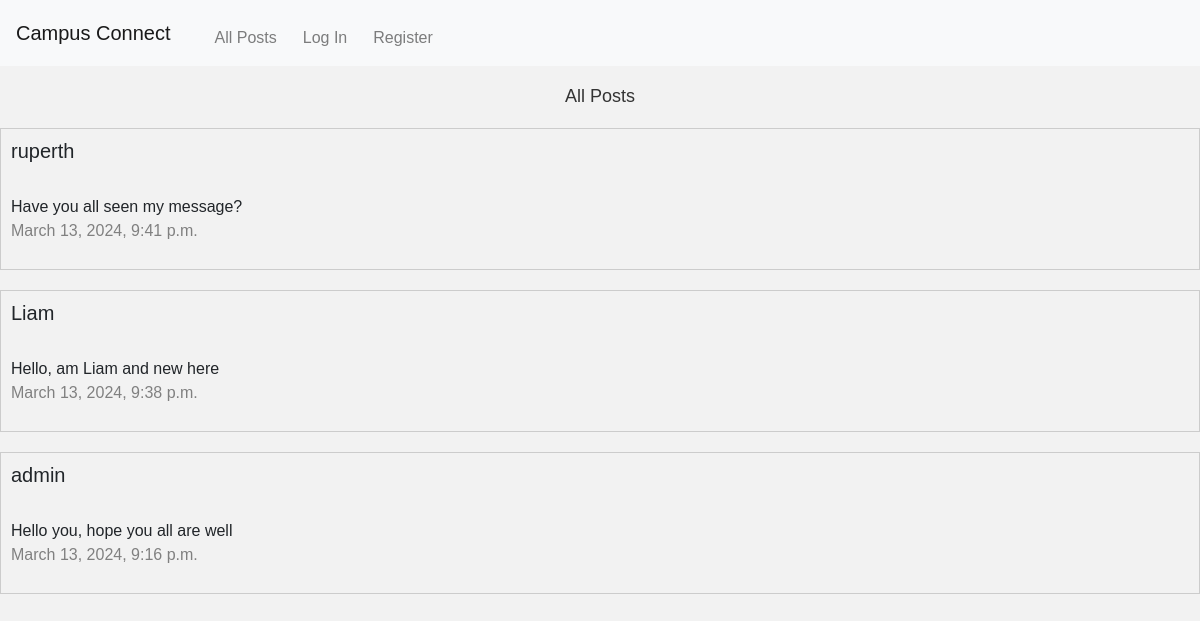
The app's page /, older data.
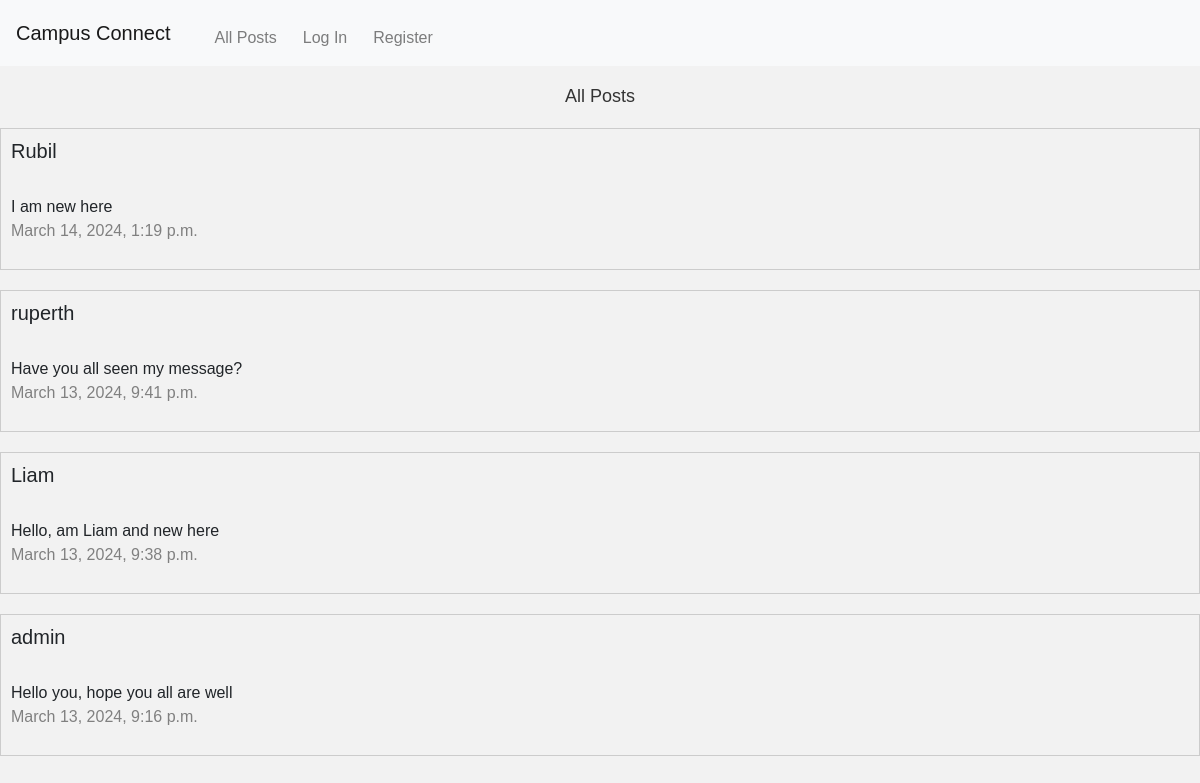
The same page, newer data.
### network/models.py (models this page shows, shortened)
class Post(models.Model):
    text = models.TextField(default='')
    user = models.ForeignKey(User, on_delete=models.CASCADE)
    created_at = models.DateTimeField(auto_now_add=True)

class User(AbstractUser):
    pass

### network/views.py (the view)
# urls.py: path("", views.index, name="index"),
def index(request):
    if request.method == "POST":
        message = 'Character length must be more than 3!'
        new_post = request.POST["new_post"]
        d = datetime.now()
        posts = Post(text=new_post, user=request.user, created_at=d.strftime("%b %d, %Y, %I:%M %p"))
        if posts.is_content_valid() == False:
            return render(request, "network/index.html", {"message": message})
        posts.save()
        return redirect("index")
    else:
        posts = Post.objects.order_by("-created_at")
        likes = Like.objects.all()
        liked = Like.objects.filter(user_id=request.user.id)
        liked_post_ids = [like.post_id for like in liked]
        likes_count = likes.count()
        return render(request, "network/index.html", {"posts": posts, "likes_count": likes_count, "likes":likes, "liked_post_ids":liked_post_ids,})

### network/templates/network/index.html (shortened to what this page needs)
{% extends "network/layout.html" %}
{% load static %}
{% block body %}
    <div id="posts-form">
        <div id="heading-align"><h2>All Posts</h2></div>
        <div>
            {% for post in posts %}
            <div id="new-posts">
                {% if user.is_authenticated %}
                    <a href="{% url 'profile' post.user.pk %}"><h5>{{post.user}}</h5></a>
                    {{post.text}}
                    <p class="date">{{post.created_at}}</p>
                    {% if post.user.username == user.username %}
                        <a href="{% url 'edit' post.pk %}">Edit</a>
                    {% endif %}
                    <form action="{% url 'like' post.pk %}" method="post" id="likes">
                        {% csrf_token %}
                            <input type="hidden" name="post_id" value="{{post.pk}}">
                            {% if post.id not in liked_post_ids %}
                            <input type="submit" value="Like" id="like-btn" class="follow-btn">
                            {% else %}
                            <input type="submit" value="Unlike" id="unlike-btn" class="follow-btn">
                            {% endif %}
                    </form>
                {% else %}
                <h5>{{post.user}}</h5><br>
                {{post.text}}
                <p class="date">{{post.created_at}}</p>
                {% endif %}
            </div>
            {% endfor %}
        </div>
    </div>
{% endblock %}

### network/templates/network/layout.html (shortened to what this page needs)
{% load static %}
<!DOCTYPE html>
<html lang="en">
    <head>
        <link rel="stylesheet" href="https://stackpath.bootstrapcdn.com/bootstrap/4.4.1/css/bootstrap.min.css">
        <link href="{% static 'network/styles.css' %}" rel="stylesheet">
    </head>
    <body>
        <nav class="navbar navbar-expand-lg navbar-light bg-light">
            <a class="navbar-brand" href="#">Campus Connect</a>
            <div>
            <ul class="navbar-nav mr-auto">
                <li class="nav-item">
                  <a class="nav-link" href="{% url 'index' %}">All Posts</a>
                </li>
                {% if user.is_authenticated %}
                    <li class="nav-item">
                        <a class="nav-link" href="{% url 'following' %}">Following</a>
                    </li>
                    <li class="nav-item">
                        <a class="nav-link" href="{% url 'class_ai' %}">Class AI</a>
                    </li>
                    <li class="nav-item">
                        <a class="nav-link" href="{% url 'logout' %}">Log Out</a>
                    </li>
                {% else %}
                    <li class="nav-item">
                        <a class="nav-link" href="{% url 'login' %}">Log In</a>
                    </li>
                    <li class="nav-item">
                        <a class="nav-link" href="{% url 'register' %}">Register</a>
                    </li>
                {% endif %}
            </ul>
            </div>
        </nav>
        <div class="body">
            {% block body %}
            {% endblock %}
        </div>
    </body>
</html>

### network/static/network/styles.css (style rules this page uses)
body { font-family: Arial, sans-serif; background-color: #f2f2f2; }
h2 { font-size: 18px; color: #333; margin-bottom: 10px; }
p { color: #666; line-height: 1.5; }
ul, ol { color: #666; line-height: 1.5; list-style: disc; margin-left: 20px; margin-top: 10px; }
#new-posts { border: 1px solid #ccc; padding: 10px; margin-bottom: 20px; }
#posts-form { margin-bottom: 20px; }
#heading-align { text-align: center; margin-bottom: 20px; }
.navbar { background-color: #f8f9fa; }
.navbar-brand { color: #333; font-size: 20px; }
.navbar-nav .nav-link { color: #333; font-size: 16px; margin-right: 10px; }
.date { color: grey; }

Row changes from the older to the newer data that the page shows:
added Post: user "Rubil", text "I am new here", created_at "March 14, 2024, 1:19 p.m."
